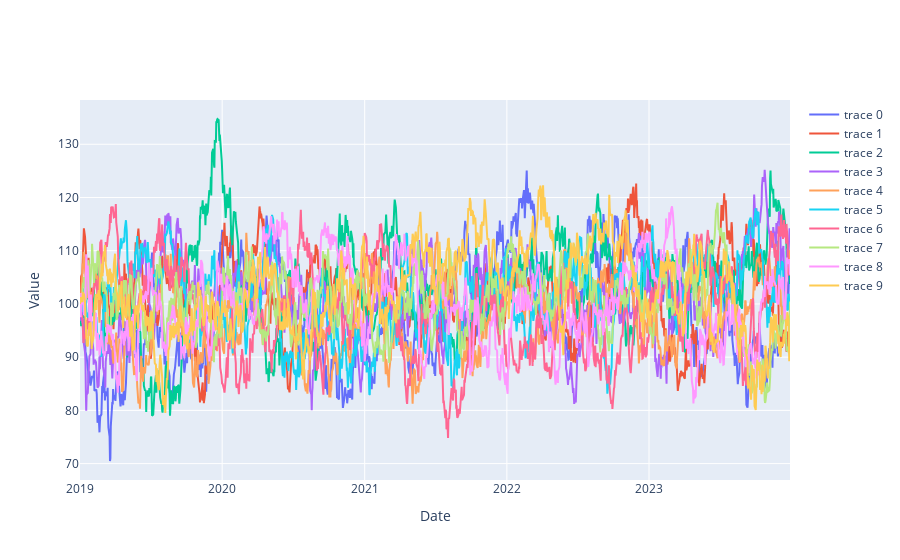

Here is the notebook cell this chart was saved with:
### Markdown cell above
The goal of this part is to see wether an RL agent can an optimal trading rule using a simple mean reverting residual process

### Code cell
mu=100
sigma = 30
train, test = dat.build_simulated_train_test(N=10,mu=mu,sigma=sigma)
u.plot_plotly_multiple(train)

### Figure 1 — Plotly figure (JSON) as saved in the notebook; plotly's stock layout.template omitted (floating-point values rounded to 4 significant figures; data arrays with more than 128 entries replaced by an {"elided": "..."} marker saying what was removed)
{"data": [{"mode": "lines", "type": "scatter", "x": {"elided": "1304 str values"}, "y": {"elided": "1304 float values"}}, {"mode": "lines", "type": "scatter", "x": {"elided": "1304 str values"}, "y": {"elided": "1304 float values"}}, {"mode": "lines", "type": "scatter", "x": {"elided": "1304 str values"}, "y": {"elided": "1304 float values"}}, {"mode": "lines", "type": "scatter", "x": {"elided": "1304 str values"}, "y": {"elided": "1304 float values"}}, {"mode": "lines", "type": "scatter", "x": {"elided": "1304 str values"}, "y": {"elided": "1304 float values"}}, {"mode": "lines", "type": "scatter", "x": {"elided": "1304 str values"}, "y": {"elided": "1304 float values"}}, {"mode": "lines", "type": "scatter", "x": {"elided": "1304 str values"}, "y": {"elided": "1304 float values"}}, {"mode": "lines", "type": "scatter", "x": {"elided": "1304 str values"}, "y": {"elided": "1304 float values"}}, {"mode": "lines", "type": "scatter", "x": {"elided": "1304 str values"}, "y": {"elided": "1304 float values"}}, {"mode": "lines", "type": "scatter", "x": {"elided": "1304 str values"}, "y": {"elided": "1304 float values"}}], "layout": {"xaxis": {"title": {"text": "Date"}}, "yaxis": {"title": {"text": "Value"}}}}
